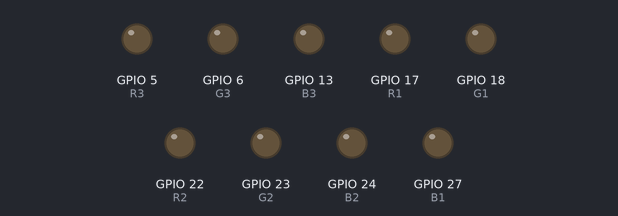
Recording of a program running on a simulated Raspberry Pi (BCM pin numbers). Shown: output pins drawn as LEDs (lit = HIGH). What the program prints to the terminal is not drawn.

Above: at 0.15 s.
At 1.06 s:
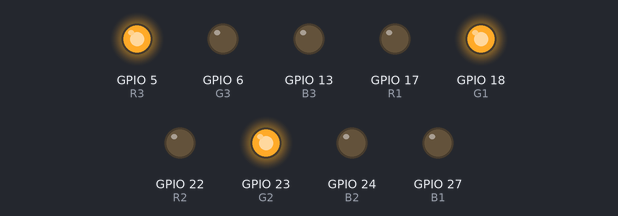
At 2.27 s:
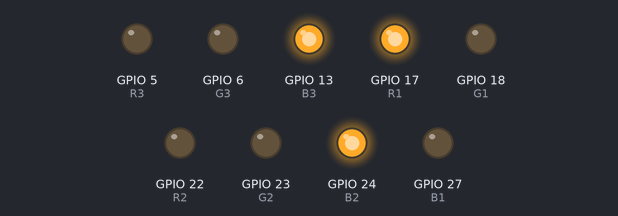
At 3.18 s:
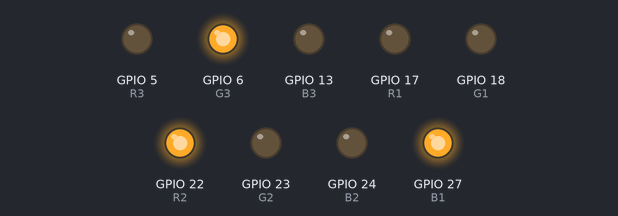
At 4.39 s:
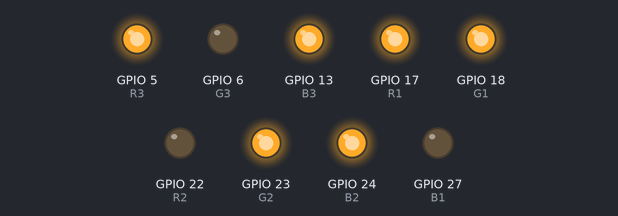
Timing chart, 0 to 4.5 s (numbered marks = the images above):
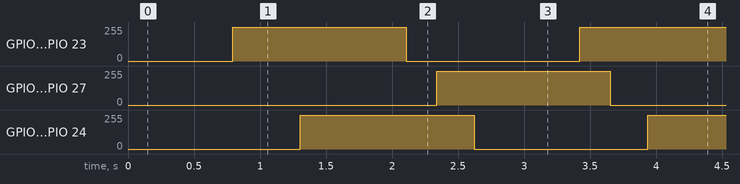

The program:

led21.py
```python
import RPi.GPIO as GPIO
import time

R1 = 17
G1 = 18
B1 = 27

R2 = 22
G2 = 23
B2 = 24

R3 = 5
G3 = 6
B3 = 13

GPIO.setmode(GPIO.BCM)
GPIO.setwarnings(False)
GPIO.setup(R1, GPIO.OUT)
GPIO.setup(G1, GPIO.OUT)
GPIO.setup(B1, GPIO.OUT)

GPIO.setup(R2, GPIO.OUT)
GPIO.setup(G2, GPIO.OUT)
GPIO.setup(B2, GPIO.OUT)

GPIO.setup(R3, GPIO.OUT)
GPIO.setup(G3, GPIO.OUT)
GPIO.setup(B3, GPIO.OUT)

pwm = [
    [GPIO.PWM(R1, 120), GPIO.PWM(G1, 120), GPIO.PWM(B1, 120)],
    [GPIO.PWM(R2, 120), GPIO.PWM(G2, 120), GPIO.PWM(B2, 120)],
    [GPIO.PWM(R3, 120), GPIO.PWM(G3, 120), GPIO.PWM(B3, 120)]
]

for i in range(0, len(pwm)) :
    for j in range(0, len(pwm[i])):
        pwm[i][j].start(0)

def Ledcolorset1(r, g, b) :
    pwm[0][0].ChangeDutyCycle(r / 2.55)
    pwm[0][1].ChangeDutyCycle(g / 2.55)
    pwm[0][2].ChangeDutyCycle(b / 2.55)

def Ledcolorset2(r, g, b) :
    pwm[1][0].ChangeDutyCycle(r / 2.55)
    pwm[1][1].ChangeDutyCycle(g / 2.55)
    pwm[1][2].ChangeDutyCycle(b / 2.55)

def Ledcolorset3(r, g, b) :
    pwm[2][0].ChangeDutyCycle(r / 2.55)
    pwm[2][1].ChangeDutyCycle(g / 2.55)
    pwm[2][2].ChangeDutyCycle(b / 2.55)

freq = [
    [[0, 1], [100, 1], [200, -1]],
    [[200, -1], [100, 1], [0, 1]],
    [[100, 1], [200, -1], [0,1]]
]

try :
    print("Ctrl + C를 눌러 종료합니다.")
    while True :

        for i in range(0, len(freq)) :
            for j in range(0, len(freq[i])) :
                freq[i][j][0] += freq[i][j][1]
                if freq[i][j][0] >= 256:
                  freq[i][j][0] = 255
                  freq[i][j][1] = -1
                elif freq[i][j][0] <= -1 :
                    freq[i][j][0] = 0
                    freq[i][j][1] = 1

        Ledcolorset1(freq[0][0][0], freq[0][1][0], freq[0][2][0])
        Ledcolorset2(freq[1][0][0], freq[1][1][0], freq[1][2][0])
        Ledcolorset3(freq[2][0][0], freq[2][1][0], freq[2][2][0])
        time.sleep(0.005)

except :

        for i in range(0, len(pwm)) :
             for j in range(0, len(pwm[i])) :
                 pwm[i][j].stop()
        GPIO.cleanup()
        print("end")
```

Measured:
- by itself, GPIO 5 (R3), GPIO 18 (G1), GPIO 23 (G2): 0/255 → 255/255 at 0.79 s, → 0/255 1.3 s later, → 255/255 1.3 s later
- by itself, GPIO 6 (G3), GPIO 22 (R2), GPIO 27 (B1): 0/255 → 255/255 at 2.3 s, → 0/255 1.3 s later
- by itself, GPIO 13 (B3), GPIO 17 (R1), GPIO 24 (B2): 0/255 → 255/255 at 1.3 s, → 0/255 1.3 s later, → 255/255 1.3 s later
